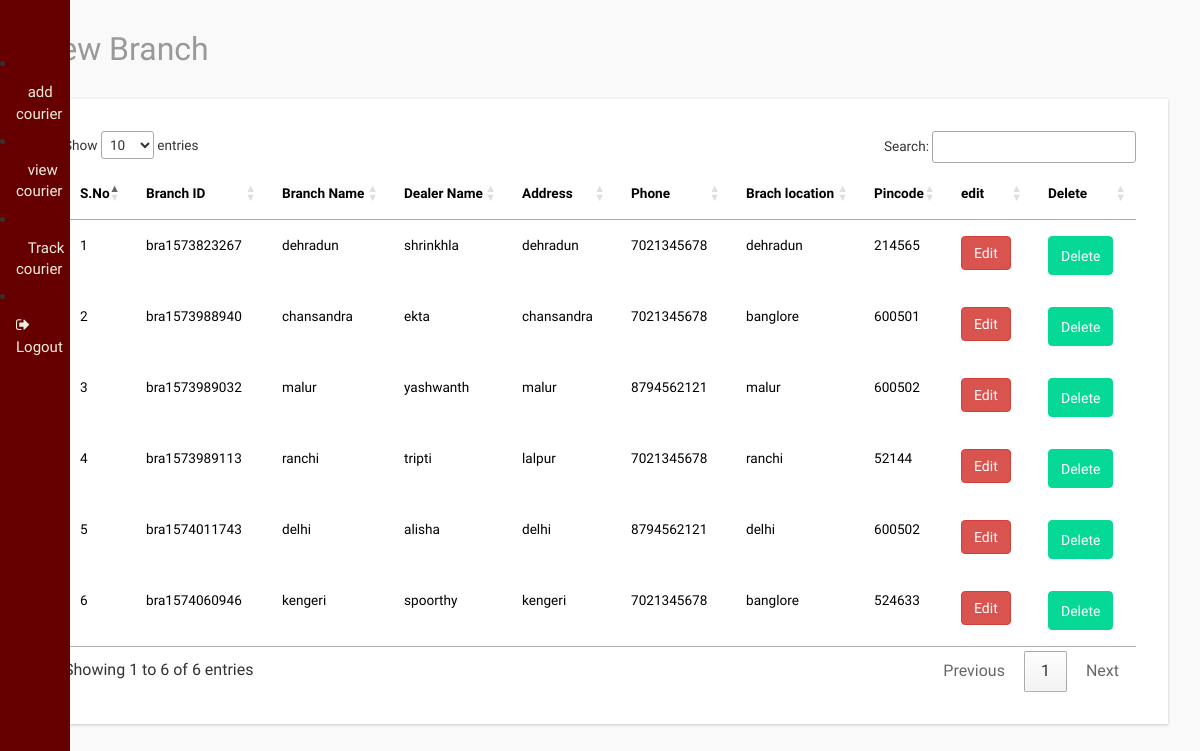
Before: /admin/branch_details.php with the older database file.
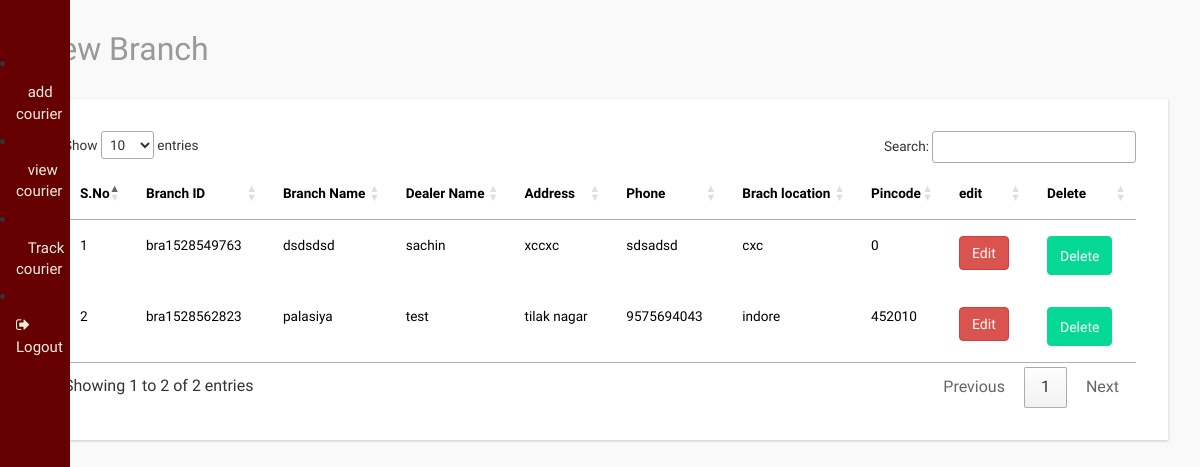
After: the same page with the newer database file.
### tables this page shows
CREATE TABLE `branch` (
  `id` int(11) NOT NULL,
  `dealer_name` text NOT NULL,
  `branchaddress` text NOT NULL,
  `phone` text NOT NULL,
  `branch_location` text NOT NULL,
  `pincode` text NOT NULL,
  `reqid` text NOT NULL,
  `branch_name` text NOT NULL,
  `branch_id` text NOT NULL
);

### admin/branch_details.php (the view, shortened to what this page needs)
<?php
include('header.php');
include('sidebar.php');
include('../connection.php');
?>
<link rel="stylesheet" href="http://cdn.datatables.net/1.10.2/css/jquery.dataTables.min.css"></style>
<div id="page-wrapper">
  <div class="graphs">
    <h3 class="blank1">View Branch</h3>
    <div class="xs tabls">
      <div class="bs-example4" data-example-id="contextual-table">
        <table class="table table-hover" id="example" class="display" width="100%" cellspacing="0">
          <thead>
            <tr>
            <th>S.No</th>
            <th>Branch ID</th>
              <th>Branch Name</th>
              <th>Dealer Name</th>
              <th>Address</th>
              <th>Phone</th>
              <th>Brach location</th>
              <th>Pincode</th>
              <th>edit</th>
              <th>Delete</th>
            </tr>
          </thead>
          <tbody>
          <?php
            $sql="Select * from branch";
            $res=mysqli_query($conn,$sql);
            $i=1;
            while($ros=mysqli_fetch_array($res))
            {
              ?>
          <tr>
            <td><?php echo $i++;?></td>
             <td><?php echo $ros['branch_id'];?></td>
            <td><?php echo $ros['branch_name'];?></td>
            <td><?php echo $ros['dealer_name'];?></td>
            <td><?php echo $ros['branchaddress'];?></td>
            <td><?php echo $ros['phone'];?></td>
            <td><?php echo $ros['branch_location'];?></td>
            <td><?php echo $ros['pincode'];?></td>
            <td><a href="editbranch.php?id=<?php echo $ros['id'];?>"><button type="button" class="btn btn-danger">Edit</button></a></td>
            <td><a href="branch_details.php?deleteid=<?php echo $ros['id'];?>"><button type="button" class="btn btn-warning">Delete</button></a></td>
          </tr>
          <?php
        }
        ?>
          </tbody>
        </table>
      </div>
    </div>
  </div>
</div>

Changed rows visible on the page:
removed branch: branch "bra1573823267", branch_name "dehradun", dealer_name "shrinkhla", branchaddress "dehradun", phone "7021345678", branch_location "dehradun", pincode "214565"
removed branch: branch "bra1573988940", branch_name "chansandra", dealer_name "ekta", branchaddress "chansandra", phone "7021345678", branch_location "banglore", pincode "600501"
removed branch: branch "bra1573989032", branch_name "malur", dealer_name "yashwanth", branchaddress "malur", phone "8794562121", branch_location "malur", pincode "600502"
removed branch: branch "bra1573989113", branch_name "ranchi", dealer_name "tripti", branchaddress "lalpur", phone "7021345678", branch_location "ranchi", pincode "52144"
removed branch: branch "bra1574011743", branch_name "delhi", dealer_name "alisha", branchaddress "delhi", phone "8794562121", branch_location "delhi", pincode "600502"
removed branch: branch "bra1574060946", branch_name "kengeri", dealer_name "spoorthy", branchaddress "kengeri", phone "7021345678", branch_location "banglore", pincode "524633"
added branch: branch "bra1528549763", branch_name "dsdsdsd", dealer_name "sachin", branchaddress "xccxc", phone "sdsadsd", branch_location "cxc", pincode "0"
added branch: branch "bra1528562823", branch_name "palasiya", dealer_name "test", branchaddress "tilak nagar", phone "9575694043", branch_location "indore", pincode "452010"
Other visible differences:
text written by a page script: "Show entries Search: Showing 1 to 6 of 6 entries Previous 1 Next" → "Show entries Search: Showing 1 to 2 of 2 entries Previous 1 Next"
